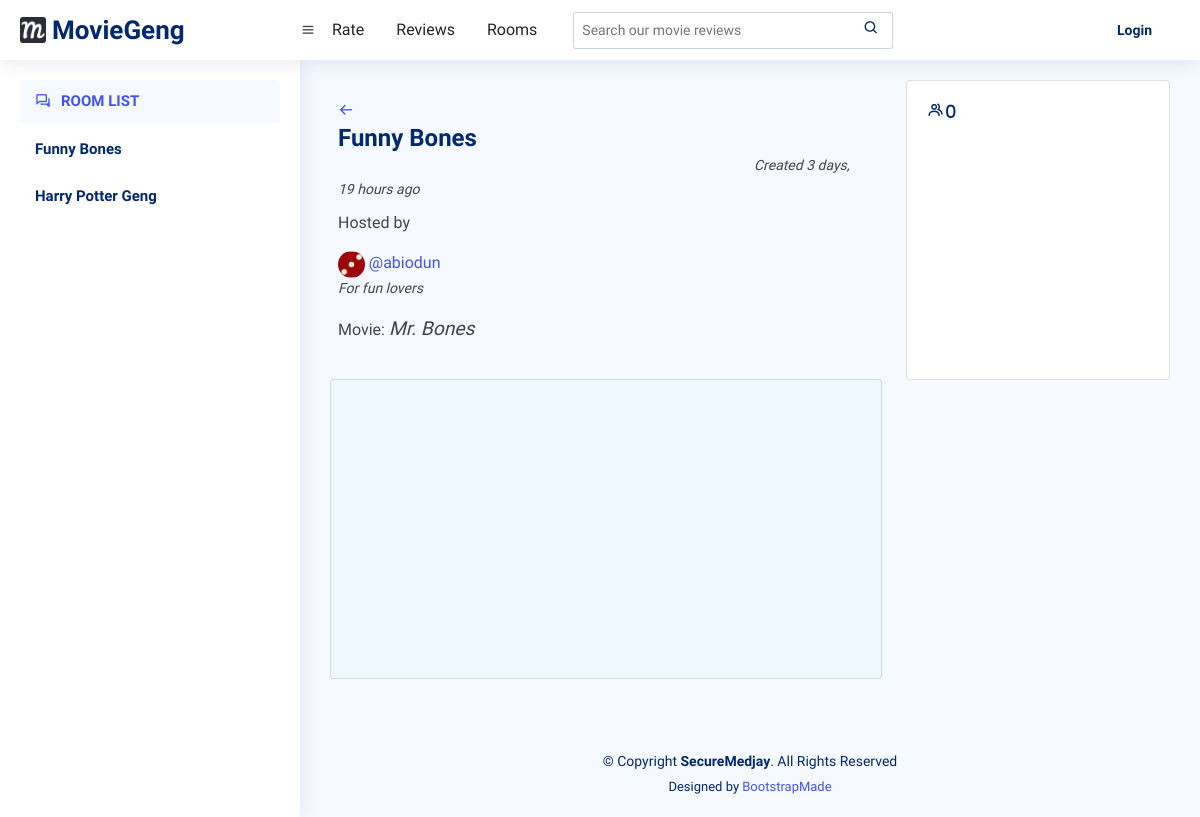
The app's page /room-detail/2/, older data.
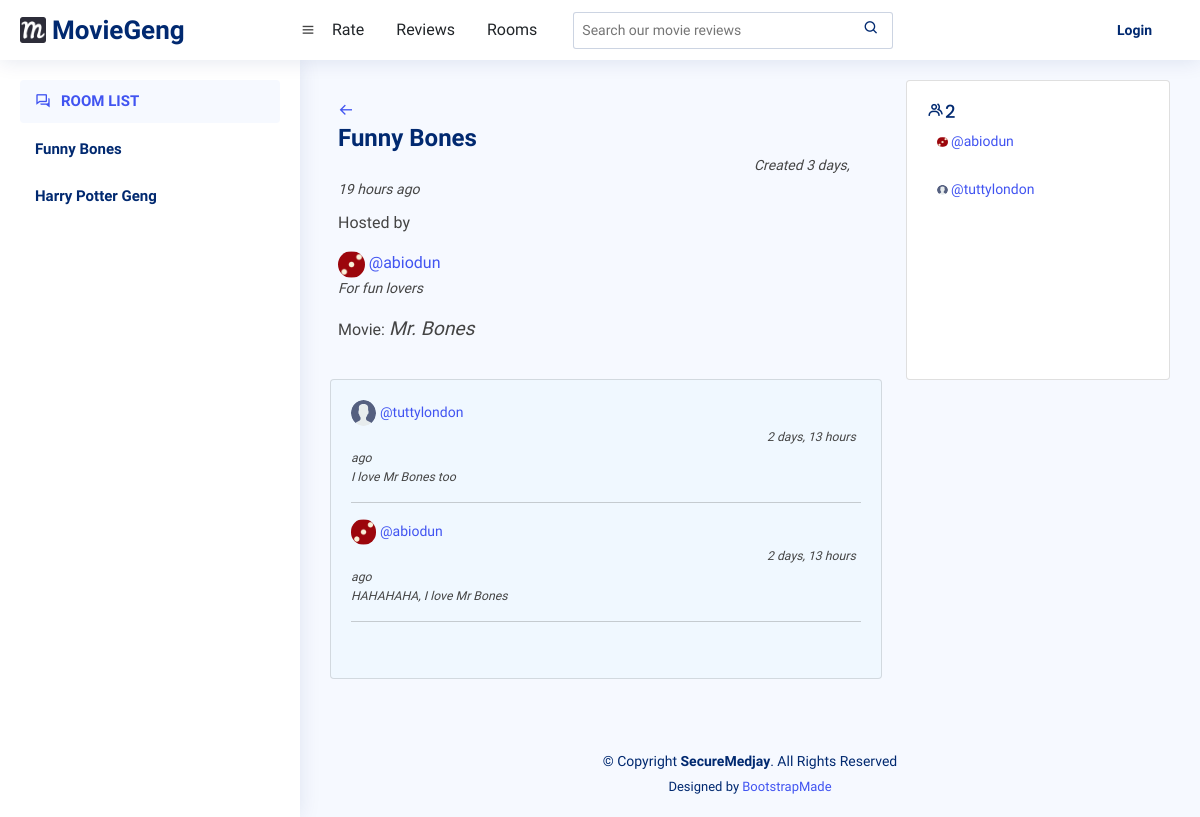
The same page, newer data.
### base/models.py (models this page shows, shortened)
class Room(models.Model):
    name = models.CharField(max_length=255, unique=True)
    host = models.ForeignKey(User, on_delete=models.CASCADE)
    participants = models.ManyToManyField(
        User, related_name="participants")
    created_at = models.DateTimeField(auto_now_add=True)
    movie = models.ForeignKey(Movie, on_delete=models.CASCADE)
    description = models.TextField(null=True, blank=True)
    class Meta:
        ordering = ["-created_at"]

class User(AbstractUser):
    email = models.EmailField(unique=True)
    username = models.CharField(unique=True, max_length=255)
    bio = models.TextField(blank=True, null=True)
    avatar = models.ImageField(null=True, default="avatar.svg")
    USERNAME_FIELD = 'email'
    REQUIRED_FIELDS = ["username"]

class Movie(models.Model):
    name = models.CharField(max_length=255)
    tmdb_id = models.CharField(max_length=255)
    img_url = models.CharField(null=True, max_length=255)
    duration = models.IntegerField(null=True)
    overview = models.TextField(null=True)
    tags = models.CharField(max_length=255, null=True)
    genres = models.CharField(max_length=255, null=True)
    budget = models.IntegerField(null=True)
    release_date = models.CharField(max_length=255, null=True)
    language = models.CharField(max_length=255, null=True)
    revenue = models.IntegerField(null=True)
    REQUIRED_FIELDS = []
    def __str__(self):
        return self.name

class Message(models.Model):
    writer = models.ForeignKey(User, on_delete=models.CASCADE)
    room = models.ForeignKey(Room, on_delete=models.CASCADE)
    body = models.TextField()
    created_at = models.DateTimeField(auto_now_add=True)
    class Meta:
        ordering = ["-created_at"]
    def __str__(self):
        return self.body[0:50]

### base/views.py (the view, shortened to what this page needs)
# urls.py: path("room-detail/<int:pk>/", views.room_detail_view, name="room-detail"),
def room_detail_view(request, pk):
    room = Room.objects.get(id=pk)
    messages = room.message_set.all()
    participants = room.participants.all()
    rooms = Room.objects.all()
    context = {
        "room": room,
        "messages": messages,
        "rooms": rooms,
        "participants": participants,
    }
    return render(request, "base/room_detail.html", context)

### base/templates/base/room_detail.html (shortened to what this page needs)
{% extends "base.html" %}
{% block content %}
<main id="main" class="main">
    <section class="section dashboard">
      <div class="row">
        {% include "base/rooms_pane.html" %}
        <div class="col-lg-8">
          <div class="row">
                <div class="card-body">
                  <div class="room-top">
                    <a href="{{ request.META.HTTP_REFERER }}"><i class='bx bx-arrow-back'></i></a>
                  </div>
                  <div class="pagetitle">
                    <h1>{{room.name}}</h1>
                    <span class="room-date small fst-italic">Created {{room.created_at|timesince}} ago</span>
                  </div>
                  <p>Hosted by</p>
                  <a href="{% url 'base:user-profile' room.host.id %}"><img class="room-avatar rounded-circle" src="{{room.host.avatar.url}}" alt="Profile-pic">
                    @{{room.host.username}}
                  </a>
                  <p class="small fst-italic">{{room.description}}</p>
                  <p>Movie: <span class="room-movie">{{room.movie}}</span></p>
                </div>
                <div class="col-12">
                    <div class="chat-box card recent-sales overflow-auto">
                        <div class="card-body">
                          {% for message in messages %}
                            <div>
                                <a href="{% url 'base:user-profile' room.host.id %}"><img class="room-avatar rounded-circle" src="{{message.writer.avatar.url}}" alt="Profile-pic">
                                    @{{message.writer.username}}
                                </a>
                                <span class="room-date small fst-italic">{{message.created_at|timesince}} ago</span>
                            </div>
                            <p class="small fst-italic">{{message}}</p>
                            <hr>
                          {% endfor %}
                        </div>
                    </div>
                </div>
          </div>
        </div>
        {% include "base/participants.html" %}
      </div>
    </section>
  </main>
{% endblock %}

### templates/base.html (shortened to what this page needs)
<!DOCTYPE html>
{% load static %}
<html lang="en">
<head>
  <link href="{% static 'vendor/bootstrap/css/bootstrap.min.css' %}" rel="stylesheet">
  <link href="{% static 'vendor/bootstrap-icons/bootstrap-icons.css' %}" rel="stylesheet">
  <link href="{% static 'vendor/boxicons/css/boxicons.min.css' %}" rel="stylesheet">
  <link href="{% static 'vendor/quill/quill.snow.css' %}" rel="stylesheet">
  <link href="{% static 'vendor/quill/quill.bubble.css' %}" rel="stylesheet">
  <link href="{% static 'vendor/remixicon/remixicon.css' %}" rel="stylesheet">
  <link href="{% static 'vendor/simple-datatables/style.css' %}" rel="stylesheet">
  <link href='https://unpkg.com/boxicons@2.1.2/css/boxicons.min.css' rel='stylesheet'>
  <link href='https://cdn.jsdelivr.net/npm/@fortawesome/fontawesome-free@6.1.1/css/fontawesome.min.css' rel='stylesheet'>
  <link rel="stylesheet" href="{% static 'styles/style.css' %}">
</head>
<body>
  <header id="header" class="header fixed-top d-flex align-items-center">
    <div class="d-flex align-items-center justify-content-between">
      <a href="{% url 'base:home' %}" class="logo d-flex align-items-center">
        <img src="{% static 'images/favicon-32x32.png' %}" alt="logo">
        <span class="d-none d-lg-block">MovieGeng</span>
      </a>
      <i class='bx bx-menu'></i>
    </div>
    <div class="nav col-12 col-md-auto mb-2 justify-content-center mb-md-0">
        <li><a href="{% url 'base:home' %}" class="nav-link px-10 link-dark">Rate</a></li>
        <li><a href="{% url 'base:movie-list' %}" class="nav-link px-10 link-dark">Reviews</a></li>
        <li><a href="{% url 'base:room-list' %}" class="nav-link px-10 link-dark">Rooms</a></li>
    </div>
    <div class="search-bar">
      <form class="search-form d-flex align-items-center" action="{% url 'base:movie-list' %}">
        <input name="w" placeholder="Search our movie reviews">
        <button type="submit" title="Search"><i class="bx bx-search"></i></button>
      </form>
    </div>
    <nav class="header-nav ms-auto">
      <ul class="d-flex align-items-center">
        {% if user.is_authenticated %}
        <li class="nav-item dropdown pe-5">
            <a class="nav-link nav-profile d-flex align-items-center pe-0" href="" data-bs-toggle="dropdown">
              <img src="{{user.avatar.url}}" alt="Profile-pic" class="rounded-circle">
              <span class="d-none d-md-block dropdown-toggle ps-2">@{{user.username}}</span>
            </a>
            <ul class="dropdown-menu dropdown-menu-end dropdown-menu-arrow profile">
              <li class="dropdown-header">
                <h6>{{user.first_name}} {{user.last_name}}</h6>
              </li>
              <li>
                <hr class="dropdown-divider">
              </li>
              <li>
                <a class="dropdown-item d-flex align-items-center" href="{% url 'base:user-profile' user.id %}">
                  <i class="bx bx-user"></i>
                  <span>My Profile</span>
                </a>
              </li>
              <li>
                <hr class="dropdown-divider">
              </li>
              <li>
                <a class="dropdown-item d-flex align-items-center" href="{% url 'base:logout' %}">
                  <i class='bx bx-exit' ></i>
                  <span>Sign Out</span>
                </a>
              </li>
            </ul>
        </li>
        {% else %}
            <a class="nav-link nav-profile d-flex align-items-center pe-5" href="{% url 'base:login' %}">
              <span>Login</span>
            </a>
        {% endif %}
      </ul>
    </nav>
  </header>
  {% block content %}
  {% endblock %}
</body>
{% include "base/footer.html" %}
</html>

### base/templates/base/rooms_pane.html
<aside id="sidebar" class="sidebar">
    <ul class="sidebar-nav" id="sidebar-nav">
      <li class="nav-item">
        <a class="nav-link">
          <i class='bx bx-conversation'></i>
          <span>ROOM LIST</span>
        </a>
      </li>
      {% for room in rooms %}
        <li class="nav-item">
          <a class="nav-link collapsed" data-bs-target="#forms-nav" href="{% url 'base:room-detail' room.id %}">
            <span>{{room.name}}</span>
          </a>
        </li>
      {% endfor %}
</aside>

### base/templates/base/participants.html
        <div class="col-lg-4">
          <div class="card">
            <div class="card-body">
              <h5 class="card-title"><i class='bx bx-group' ></i>{{participants.count}}</h5>
              {% for participant in participants %}
                <div class="activity">
                  <div class="message-card activity-item d-flex">
                    <div class="activity-content">
                      <a href="{% url 'base:user-profile' participant.id %}">
                        <img class="room-avatar rounded-circle" src="{{participant.avatar.url}}" alt="Profile-pic">
                        @{{participant.username}}
                    </a>
                    </div>
                  </div>
                </div>
              {% endfor %}
            </div>
          </div>
        </div>

### base/templates/base/footer.html
  {% load static %}
  {% if home %}
    <footer class="search-footer footer">
      <div class="copyright">
        &copy; Copyright <strong><span>SecureMedjay</span></strong>. All Rights Reserved
      </div>
      <div class="credits">
        Designed by <a href="https://bootstrapmade.com/">BootstrapMade</a>
      </div>
    </footer>
  {% else %}
    <footer id="footer" class="footer">
      <div class="copyright">
        &copy; Copyright <strong><span>SecureMedjay</span></strong>. All Rights Reserved
      </div>
      <div class="credits">
        Designed by <a href="https://bootstrapmade.com/">BootstrapMade</a>
      </div>
    </footer>
  {% endif %}

### static/styles/style.css (style rules this page uses)
:root { scroll-behavior: smooth; }
body { font-family: "Open Sans", sans-serif; background: #f6f9ff; color: #444444; }
a { color: #4154f1; text-decoration: none; }
h1, h2, h3, h4, h5, h6 { font-family: "Nunito", sans-serif; }
#main { margin-top: 60px; padding: 20px 30px; transition: all 0.3s; }
.pagetitle { margin-bottom: 10px; }
.pagetitle h1 { font-size: 24px; margin-bottom: 0; font-weight: 600; color: #012970; }
.card { color: inherit; min-width: calc(33% - 3rem); min-height: 300px; perspective: 1000px; margin: auto; position: relative; padding-left: 0; }
.card-title { font-size: 18px; font-weight: 500; color: #012970; font-family: "Poppins", sans-serif; }
.card-body { padding: 20px 20px 20px 20px; }
.logo { line-height: 1; }
@media (min-width: 1200px) { .logo { width: 280px; } }
.logo img { max-height: 26px; margin-right: 6px; }
.logo span { font-size: 26px; font-weight: 700; color: #012970; font-family: "Nunito", sans-serif; }
.header { transition: all 0.5s; z-index: 997; height: 60px; box-shadow: 0px 2px 20px rgba(1, 41, 112, 0.1); background-color: #fff; padding-left: 20px; }
.header .search-bar { min-width: 360px; padding: 0 20px; }
.header .search-form { width: 100%; }
.header .search-form input { border: 0; font-size: 14px; color: #012970; border: 1px solid rgba(1, 41, 112, 0.2); padding: 7px 38px 7px 8px; border-radius: 3px; transition: 0.3s; width: 100%; }
.header .search-form button { border: 0; padding: 0; margin-left: -30px; background: none; }
.header .search-form button i { color: #012970; }
.header-nav ul { list-style: none; }
.header-nav > ul { margin: 0; padding: 0; }
.header-nav .nav-profile { color: #012970; }
.header-nav .nav-profile span { font-size: 14px; font-weight: 600; }
.sidebar { position: fixed; top: 60px; left: 0; bottom: 0; width: 300px; z-index: 996; transition: all 0.3s; padding: 20px; overflow-y: auto; scrollbar-width: thin; scrollbar-color: #aab7cf transparent; box-shadow: 0px 0px 20px rgba(1, 41, 112, 0.1); background-color: #fff; }
@media (min-width: 1200px) { #main, #footer { margin-left: 300px; } }
.sidebar-nav { padding: 0; margin: 0; list-style: none; }
.sidebar-nav li { padding: 0; margin: 0; list-style: none; }
.sidebar-nav .nav-item { margin-bottom: 5px; }
.sidebar-nav .nav-link { display: flex; align-items: center; font-size: 15px; font-weight: 600; color: #4154f1; transition: 0.3; background: #f6f9ff; padding: 10px 15px; border-radius: 4px; }
.sidebar-nav .nav-link i { font-size: 16px; margin-right: 10px; color: #4154f1; }
.sidebar-nav .nav-link.collapsed { color: #012970; background: #fff; }
.dashboard .activity { font-size: 14px; }
.dashboard .activity .activity-item .activity-content { padding-left: 10px; padding-bottom: 20px; }
.dashboard .activity .activity-item:last-child .activity-content { padding-bottom: 0; }
.dashboard .recent-sales { font-size: 14px; margin-bottom: 2rem; }
.footer { padding: 20px 0; font-size: 14px; transition: all 0.3s; }
.footer .copyright { text-align: center; color: #012970; }
.footer .credits { padding-top: 5px; text-align: center; font-size: 13px; color: #012970; }
.room-avatar { width: 5%; }
.room-date { margin-left: 26rem; }
.room-movie { font-size: larger; font-style: italic; }
.room-top { background: var(--color-dark-light); display: flex; justify-content: space-between; align-items: center; position: relative; }
.chat-box { background: aliceblue; }
.message-card { height: 3rem; }

Row changes from the older to the newer data that the page shows:
added Message: writer.avatar (placeholder picture), writer.username "tuttylondon", created_at "2 days, 13 hours", body "I love Mr Bones too"
added Message: writer.avatar (picture), writer.username "abiodun", created_at "2 days, 13 hours", body "HAHAHAHA, I love Mr Bones"
now on this page (row edited): User: avatar (picture), username "abiodun"
added User: avatar (placeholder picture), username "tuttylondon"
Text that changed along with them:
{{ participants.count }}: "0" → "2"
